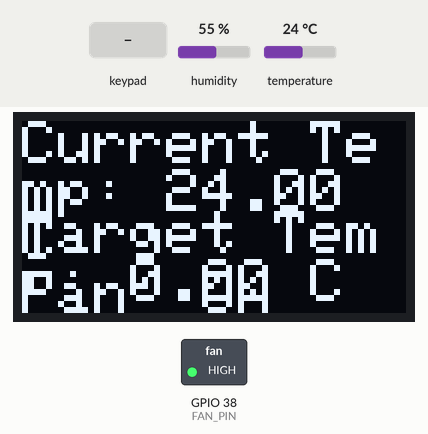
The sketch below on a simulated ESP32-S2. Parts: 128×64 one-colour display, switched loads named in the sketch (green lamp = pin HIGH). Inputs (shaded band) come from the test bench; at power-on: temperature 24 °C, humidity 55 %. The display library's start-up logo is not drawn; what the sketch prints to the serial monitor is not drawn.

Above: at 3.2 s.
3.3 s: keypad keys 1 1 9 1 0 1 # pressed 0.4 s apart
At 6.9 s:
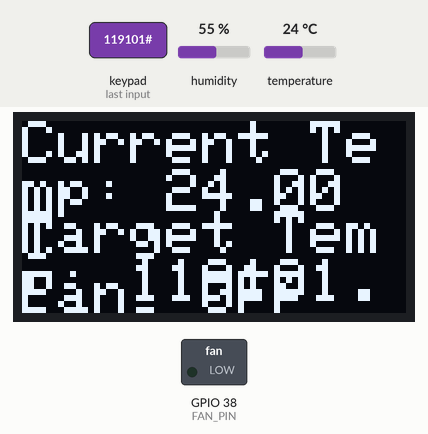
7.6 s: temperature set to 12 °C
At 9.5 s:
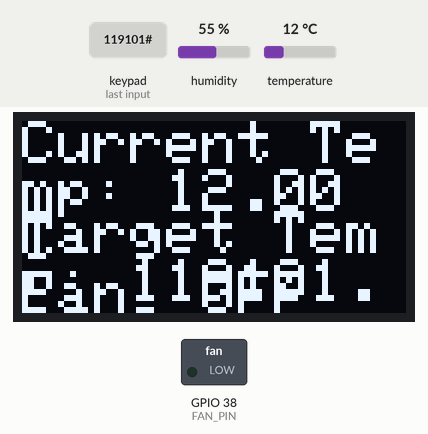
9.8 s: keypad keys 3 4 2 1 1 4 1 2 # pressed 0.4 s apart
At 14.2 s:
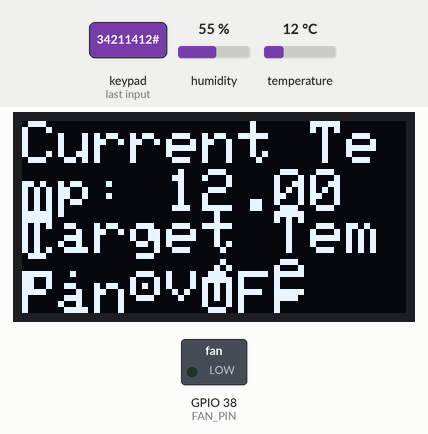
14.9 s: key 'C' pressed
At 16.2 s:
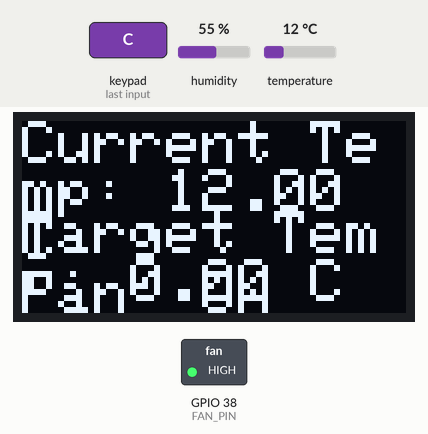
16.6 s: key '1' pressed
At 17.4 s:
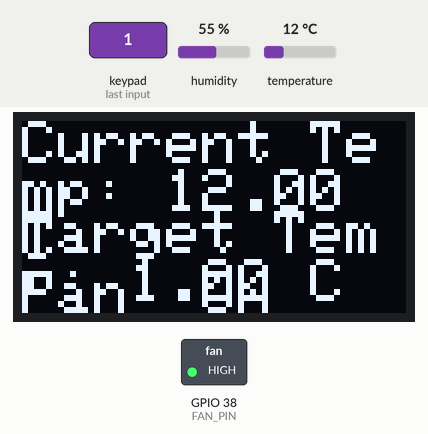
18.3 s: temperature set to 19 °C
At 19.0 s:
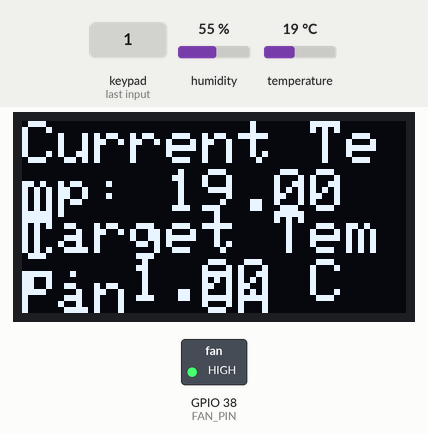
Timing chart, 0 to 21.0 s (numbered marks = the images above; inputs shaded):
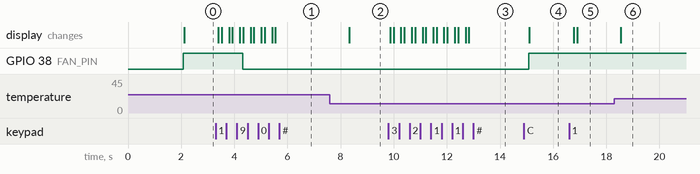

The sketch:

Assignment_2_Thermostat_project.ino
```cpp
#include <Keypad.h>
#include <Wire.h>
#include <Adafruit_GFX.h>
#include <Adafruit_SSD1306.h>
#include <DHT.h>

#define DHTPIN 4 // Pin where the DHT22 is connected
#define DHTTYPE DHT22 // Define the type of DHT sensor
DHT dht(DHTPIN, DHTTYPE);

// Define the I2C pins for the ESP32-S2
#define SCREEN_WIDTH 128
#define SCREEN_HEIGHT 64
#define OLED_RESET -1
Adafruit_SSD1306 display(SCREEN_WIDTH, SCREEN_HEIGHT, &Wire, OLED_RESET);

#define SDA_PIN 42
#define SCL_PIN 2
#define FAN_PIN 38 // Fan control pin

// Original Keypad configuration
const byte ROWS = 4;
const byte COLS = 4;
char keys[ROWS][COLS] = {
  {'1', '2', '3', 'A'},
  {'4', '5', '6', 'B'},
  {'7', '8', '9', 'C'},
  {'*', '0', '#', 'D'}
};

byte rowPins[ROWS] = {11, 9, 10, 1};
byte colPins[COLS] = {34, 21, 14, 12};

Keypad keypad = Keypad(makeKeymap(keys), rowPins, colPins, ROWS, COLS);

float targetTemperature = 0; // Target temperature set by the user
bool fanStatus = false; // Fan status (on/off)

void setup() {
  Serial.begin(115200);

  // Initialize I2C communication
  Wire.begin(SDA_PIN, SCL_PIN);

  // Initialize OLED display
  if (!display.begin(SSD1306_SWITCHCAPVCC, 0x3C)) { // Address 0x3C for OLED
    Serial.println(F("SSD1306 allocation failed"));
    for (;;); // Loop here if the display doesn't initialize
  }

  display.display();
  delay(2000); // Initial splash screen
  display.clearDisplay();

  pinMode(FAN_PIN, OUTPUT); // Fan control pin setup
  dht.begin(); // Initialize DHT sensor
  display.setTextSize(2);
  display.setTextColor(SSD1306_WHITE);
  display.setCursor(0, 0);
  display.display();
}

void loop() {
  float currentTemperature = dht.readTemperature(); // Read the current temperature
  char key = keypad.getKey(); // Read the key

  // Display current temperature and target temperature
  display.clearDisplay();
  display.setCursor(0, 0);
  display.print("Current Temp: ");
  display.print(currentTemperature);
  display.print(" C");

  display.setCursor(0, 30);
  display.print("Target Temp: ");
  display.print(targetTemperature);
  display.print(" C");

  // Check if the fan should be turned on or off
  if (currentTemperature > targetTemperature) {
    digitalWrite(FAN_PIN, HIGH); // Turn on the fan
    fanStatus = true;
  } else {
    digitalWrite(FAN_PIN, LOW); // Turn off the fan
    fanStatus = false;
  }

  // Display fan status
  display.setCursor(0, 50);
  display.print("Fan: ");
  display.print(fanStatus ? "ON" : "OFF");
  display.display();

  // Prompt for setting target temperature
  display.setCursor(0, 0);
  display.print("Set Target Temp:");

  if (key) {
    if (key >= '0' && key <= '9') { // If the key is a number
      targetTemperature = targetTemperature * 10 + (key - '0'); // Update target temp
      display.clearDisplay();
      display.setCursor(0, 0);
      display.print("Target Temp: ");
      display.print(targetTemperature);
      display.display();
    } else if (key == '#') { // If the key is '#', confirm the target temperature
      Serial.print("Target Temperature Set: ");
      Serial.println(targetTemperature);
    } else if (key == 'C') { // Clear the target temperature
      targetTemperature = 0; // Reset
      display.clearDisplay();
    }
  }

  delay(100); // Small delay to debounce the keypad
}
```

Measured:
- after the input at 3.3 s, GPIO 38 (FAN_PIN): HIGH → LOW after 1.0 s; the display: first changes after 0.10 s (image 1 shows a later state)
- after the input at 7.6 s, the display: changes after 0.73 s (image 2)
- after the input at 9.8 s, the display: first changes after 0.07 s (image 3 shows a later state)
- after the input at 14.9 s, GPIO 38 (FAN_PIN): LOW → HIGH after 0.18 s; the display: changes after 0.20 s (image 4)
- after the input at 16.6 s, the display: first changes after 0.17 s (image 5 shows a later state)
- after the input at 18.3 s, the display: changes after 0.24 s (image 6)
